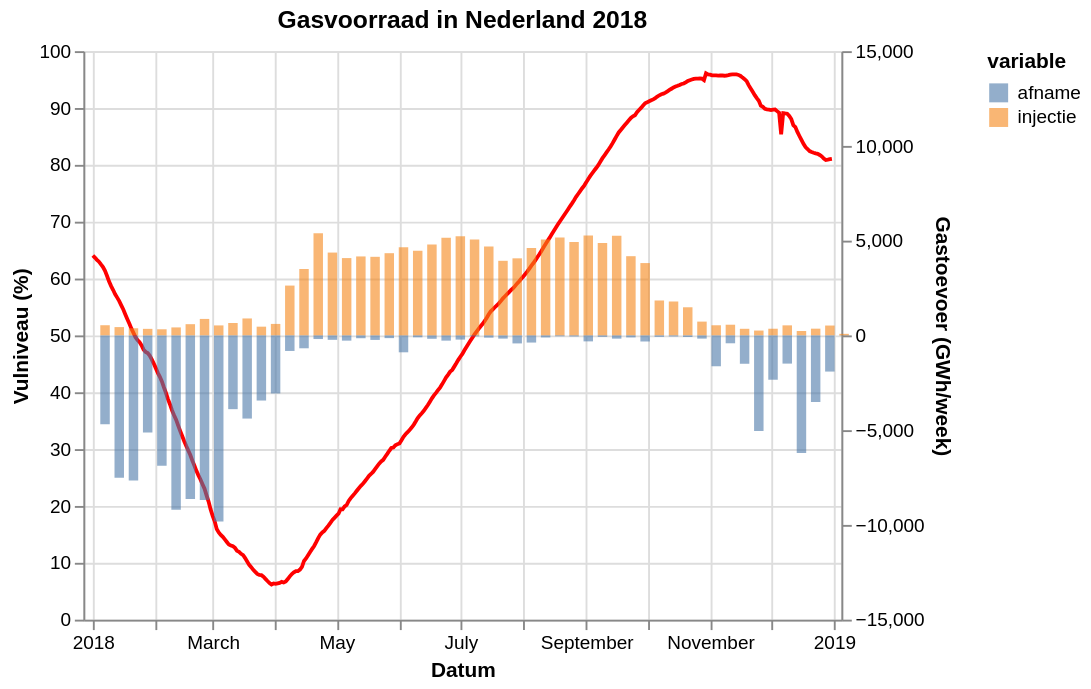

The specification (Vega-Lite) saved for this image:
### Vega-Lite specification from a JSON file in a GitHub repository (floating-point values rounded to 4 significant figures; data arrays with more than 128 entries replaced by an {"elided": "..."} marker saying what was removed)
{"config": {"view": {"continuousWidth": 400, "continuousHeight": 300}}, "layer": [{"data": {"name": "data-0b4437833fc01b37549363e276c44514"}, "mark": {"type": "line", "color": "red"}, "encoding": {"tooltip": [{"field": "gasDayStart", "type": "temporal"}, {"field": "full", "type": "quantitative"}], "x": {"axis": {"title": "Datum"}, "field": "gasDayStart", "type": "temporal"}, "y": {"axis": {"title": "Vulniveau (%)"}, "field": "full", "scale": {"domain": [0, 100], "padding": 0}, "type": "quantitative"}}}, {"data": {"name": "data-75eab918a70cb22d4ce2486ddacf1449"}, "mark": {"type": "bar", "binSpacing": 0, "opacity": 0.6}, "encoding": {"color": {"field": "variable", "type": "nominal"}, "tooltip": [{"field": "gasDayStart", "type": "temporal"}, {"field": "variable", "type": "nominal"}, {"field": "value", "type": "quantitative"}], "x": {"axis": {"title": "Datum"}, "field": "gasDayStart", "scale": {"domain": ["2018-01-01", "2018-12-31"]}, "type": "temporal"}, "y": {"axis": {"title": "Gastoevoer (GWh/week)"}, "field": "value", "scale": {"domain": [-15000, 15000], "padding": 0}, "type": "quantitative"}}}], "resolve": {"scale": {"y": "independent"}}, "title": "Gasvoorraad in Nederland 2018", "$schema": "https://vega.github.io/schema/vega-lite/v5.json", "datasets": {"data-0b4437833fc01b37549363e276c44514": {"elided": "365 records"}, "data-75eab918a70cb22d4ce2486ddacf1449": [{"gasDayStart": "2018-01-07T00:00:00", "variable": "injectie", "value": 538.0}, {"gasDayStart": "2018-01-14T00:00:00", "variable": "injectie", "value": 439.0}, {"gasDayStart": "2018-01-21T00:00:00", "variable": "injectie", "value": 377.0}, {"gasDayStart": "2018-01-28T00:00:00", "variable": "injectie", "value": 346.0}, {"gasDayStart": "2018-02-04T00:00:00", "variable": "injectie", "value": 324.0}, {"gasDayStart": "2018-02-11T00:00:00", "variable": "injectie", "value": 422.0}, {"gasDayStart": "2018-02-18T00:00:00", "variable": "injectie", "value": 593.0}, {"gasDayStart": "2018-02-25T00:00:00", "variable": "injectie", "value": 870.0}, {"gasDayStart": "2018-03-04T00:00:00", "variable": "injectie", "value": 528.0}, {"gasDayStart": "2018-03-11T00:00:00", "variable": "injectie", "value": 655.0}, {"gasDayStart": "2018-03-18T00:00:00", "variable": "injectie", "value": 895.0}, {"gasDayStart": "2018-03-25T00:00:00", "variable": "injectie", "value": 462.0}, {"gasDayStart": "2018-04-01T00:00:00", "variable": "injectie", "value": 607.0}, {"gasDayStart": "2018-04-08T00:00:00", "variable": "injectie", "value": 2630.0}, {"gasDayStart": "2018-04-15T00:00:00", "variable": "injectie", "value": 3506.0}, {"gasDayStart": "2018-04-22T00:00:00", "variable": "injectie", "value": 5396.0}, {"gasDayStart": "2018-04-29T00:00:00", "variable": "injectie", "value": 4372.0}, {"gasDayStart": "2018-05-06T00:00:00", "variable": "injectie", "value": 4081.0}, {"gasDayStart": "2018-05-13T00:00:00", "variable": "injectie", "value": 4168.0}, {"gasDayStart": "2018-05-20T00:00:00", "variable": "injectie", "value": 4148.0}, {"gasDayStart": "2018-05-27T00:00:00", "variable": "injectie", "value": 4339.0}, {"gasDayStart": "2018-06-03T00:00:00", "variable": "injectie", "value": 4654.0}, {"gasDayStart": "2018-06-10T00:00:00", "variable": "injectie", "value": 4471.0}, {"gasDayStart": "2018-06-17T00:00:00", "variable": "injectie", "value": 4793.0}, {"gasDayStart": "2018-06-24T00:00:00", "variable": "injectie", "value": 5152.0}, {"gasDayStart": "2018-07-01T00:00:00", "variable": "injectie", "value": 5238.0}, {"gasDayStart": "2018-07-08T00:00:00", "variable": "injectie", "value": 5059.0}, {"gasDayStart": "2018-07-15T00:00:00", "variable": "injectie", "value": 4695.0}, {"gasDayStart": "2018-07-22T00:00:00", "variable": "injectie", "value": 3937.0}, {"gasDayStart": "2018-07-29T00:00:00", "variable": "injectie", "value": 4068.0}, {"gasDayStart": "2018-08-05T00:00:00", "variable": "injectie", "value": 4613.0}, {"gasDayStart": "2018-08-12T00:00:00", "variable": "injectie", "value": 5063.0}, {"gasDayStart": "2018-08-19T00:00:00", "variable": "injectie", "value": 5161.0}, {"gasDayStart": "2018-08-26T00:00:00", "variable": "injectie", "value": 4930.0}, {"gasDayStart": "2018-09-02T00:00:00", "variable": "injectie", "value": 5274.0}, {"gasDayStart": "2018-09-09T00:00:00", "variable": "injectie", "value": 4876.0}, {"gasDayStart": "2018-09-16T00:00:00", "variable": "injectie", "value": 5258.0}, {"gasDayStart": "2018-09-23T00:00:00", "variable": "injectie", "value": 4181.0}, {"gasDayStart": "2018-09-30T00:00:00", "variable": "injectie", "value": 3818.0}, {"gasDayStart": "2018-10-07T00:00:00", "variable": "injectie", "value": 1843.0}, {"gasDayStart": "2018-10-14T00:00:00", "variable": "injectie", "value": 1790.0}, {"gasDayStart": "2018-10-21T00:00:00", "variable": "injectie", "value": 1485.0}, {"gasDayStart": "2018-10-28T00:00:00", "variable": "injectie", "value": 729.0}, {"gasDayStart": "2018-11-04T00:00:00", "variable": "injectie", "value": 536.0}, {"gasDayStart": "2018-11-11T00:00:00", "variable": "injectie", "value": 565.0}, {"gasDayStart": "2018-11-18T00:00:00", "variable": "injectie", "value": 349.0}, {"gasDayStart": "2018-11-25T00:00:00", "variable": "injectie", "value": 257.0}, {"gasDayStart": "2018-12-02T00:00:00", "variable": "injectie", "value": 353.0}, {"gasDayStart": "2018-12-09T00:00:00", "variable": "injectie", "value": 531.0}, {"gasDayStart": "2018-12-16T00:00:00", "variable": "injectie", "value": 233.0}, {"gasDayStart": "2018-12-23T00:00:00", "variable": "injectie", "value": 356.0}, {"gasDayStart": "2018-12-30T00:00:00", "variable": "injectie", "value": 522.0}, {"gasDayStart": "2019-01-06T00:00:00", "variable": "injectie", "value": 83.0}, {"gasDayStart": "2018-01-07T00:00:00", "variable": "afname", "value": -4686.0}, {"gasDayStart": "2018-01-14T00:00:00", "variable": "afname", "value": -7511.0}, {"gasDayStart": "2018-01-21T00:00:00", "variable": "afname", "value": -7650.0}, {"gasDayStart": "2018-01-28T00:00:00", "variable": "afname", "value": -5125.0}, {"gasDayStart": "2018-02-04T00:00:00", "variable": "afname", "value": -6881.0}, {"gasDayStart": "2018-02-11T00:00:00", "variable": "afname", "value": -9205.0}, {"gasDayStart": "2018-02-18T00:00:00", "variable": "afname", "value": -8639.0}, {"gasDayStart": "2018-02-25T00:00:00", "variable": "afname", "value": -8687.0}, {"gasDayStart": "2018-03-04T00:00:00", "variable": "afname", "value": -9822.0}, {"gasDayStart": "2018-03-11T00:00:00", "variable": "afname", "value": -3891.0}, {"gasDayStart": "2018-03-18T00:00:00", "variable": "afname", "value": -4388.0}, {"gasDayStart": "2018-03-25T00:00:00", "variable": "afname", "value": -3437.0}, {"gasDayStart": "2018-04-01T00:00:00", "variable": "afname", "value": -3063.0}, {"gasDayStart": "2018-04-08T00:00:00", "variable": "afname", "value": -820.0}, {"gasDayStart": "2018-04-15T00:00:00", "variable": "afname", "value": -679.0}, {"gasDayStart": "2018-04-22T00:00:00", "variable": "afname", "value": -191.0}, {"gasDayStart": "2018-04-29T00:00:00", "variable": "afname", "value": -233.0}, {"gasDayStart": "2018-05-06T00:00:00", "variable": "afname", "value": -276.0}, {"gasDayStart": "2018-05-13T00:00:00", "variable": "afname", "value": -149.0}, {"gasDayStart": "2018-05-20T00:00:00", "variable": "afname", "value": -238.0}, {"gasDayStart": "2018-05-27T00:00:00", "variable": "afname", "value": -143.0}, {"gasDayStart": "2018-06-03T00:00:00", "variable": "afname", "value": -891.0}, {"gasDayStart": "2018-06-10T00:00:00", "variable": "afname", "value": -101.0}, {"gasDayStart": "2018-06-17T00:00:00", "variable": "afname", "value": -178.0}, {"gasDayStart": "2018-06-24T00:00:00", "variable": "afname", "value": -276.0}, {"gasDayStart": "2018-07-01T00:00:00", "variable": "afname", "value": -221.0}, {"gasDayStart": "2018-07-08T00:00:00", "variable": "afname", "value": -53.0}, {"gasDayStart": "2018-07-15T00:00:00", "variable": "afname", "value": -118.0}, {"gasDayStart": "2018-07-22T00:00:00", "variable": "afname", "value": -169.0}, {"gasDayStart": "2018-07-29T00:00:00", "variable": "afname", "value": -422.0}, {"gasDayStart": "2018-08-05T00:00:00", "variable": "afname", "value": -377.0}, {"gasDayStart": "2018-08-12T00:00:00", "variable": "afname", "value": -108.0}, {"gasDayStart": "2018-08-19T00:00:00", "variable": "afname", "value": -47.0}, {"gasDayStart": "2018-08-26T00:00:00", "variable": "afname", "value": -57.0}, {"gasDayStart": "2018-09-02T00:00:00", "variable": "afname", "value": -315.0}, {"gasDayStart": "2018-09-09T00:00:00", "variable": "afname", "value": -76.0}, {"gasDayStart": "2018-09-16T00:00:00", "variable": "afname", "value": -171.0}, {"gasDayStart": "2018-09-23T00:00:00", "variable": "afname", "value": -106.0}, {"gasDayStart": "2018-09-30T00:00:00", "variable": "afname", "value": -321.0}, {"gasDayStart": "2018-10-07T00:00:00", "variable": "afname", "value": -76.0}, {"gasDayStart": "2018-10-14T00:00:00", "variable": "afname", "value": -57.0}, {"gasDayStart": "2018-10-21T00:00:00", "variable": "afname", "value": -84.0}, {"gasDayStart": "2018-10-28T00:00:00", "variable": "afname", "value": -169.0}, {"gasDayStart": "2018-11-04T00:00:00", "variable": "afname", "value": -1628.0}, {"gasDayStart": "2018-11-11T00:00:00", "variable": "afname", "value": -415.0}, {"gasDayStart": "2018-11-18T00:00:00", "variable": "afname", "value": -1496.0}, {"gasDayStart": "2018-11-25T00:00:00", "variable": "afname", "value": -5050.0}, {"gasDayStart": "2018-12-02T00:00:00", "variable": "afname", "value": -2339.0}, {"gasDayStart": "2018-12-09T00:00:00", "variable": "afname", "value": -1488.0}, {"gasDayStart": "2018-12-16T00:00:00", "variable": "afname", "value": -6204.0}, {"gasDayStart": "2018-12-23T00:00:00", "variable": "afname", "value": -3514.0}, {"gasDayStart": "2018-12-30T00:00:00", "variable": "afname", "value": -1908.0}, {"gasDayStart": "2019-01-06T00:00:00", "variable": "afname", "value": -14.0}]}, "data": {"name": "data-0b4437833fc01b37549363e276c44514"}}
